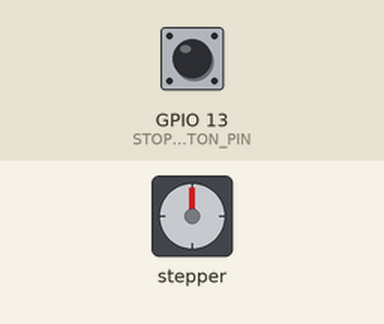
Recording of a program running on a simulated ESP32-S3. On the bench: stepper motor. Inputs (shaded band) come from the test bench; at power-on: GPIO 13 (STOP_BUTTON_PIN) HIGH. Stepper angles assume 200 steps per turn. At 9.3 s the program stops and its outputs stay as they are.

Above: at 0.15 s.
At 0.75 s:
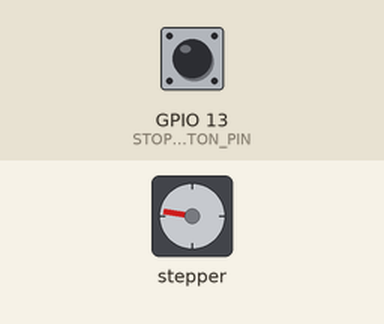
At 1.25 s:
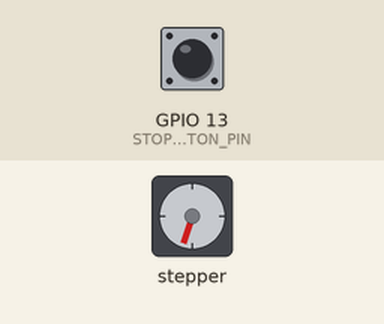
1.3 s: GPIO 13 (STOP_BUTTON_PIN) pulled LOW for 0.15 s
Timing chart, 0 to 10.8 s (numbered marks = the images above; inputs shaded):
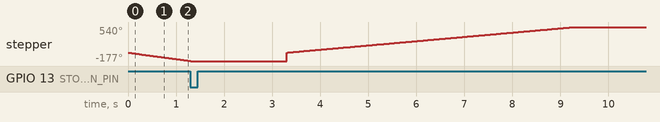

The program:

main.cpp
```cpp
#include <AccelStepper.h>

#define DRIVER 1
#define STEP_PIN 5
#define DIR_PIN 6
#define STOP_BUTTON_PIN 13

AccelStepper stepper(DRIVER, STEP_PIN, DIR_PIN);

// Normal running speed (constant)
float forwardSpeed = -80.0;

// Fast speed for special 1.5-turn move
float reverseSpeed = 50.0;

// Set this to your motor's steps per revolution
const int STEPS_PER_REV = 200;

// Dynamic 1.5-turn distance
const int SPECIAL_STEPS = STEPS_PER_REV * 1.5;

void setup() {
  pinMode(STOP_BUTTON_PIN, INPUT_PULLUP);  // Button connects to GND
  stepper.setMaxSpeed(100);
  stepper.setSpeed(forwardSpeed);
}

void loop() {

  // Normal spinning until button is pressed
  if (digitalRead(STOP_BUTTON_PIN) == LOW) {

    // Stop immediately
    // (Just don't call runSpeed)
    delay(2000);  // Wait 2 seconds

    // Reset step counter
    stepper.setCurrentPosition(0);

    // Move opposite direction at a faster constant speed
    stepper.setSpeed(reverseSpeed);

    // Run until exactly 1.5 turns have completed
    while (abs(stepper.currentPosition()) < SPECIAL_STEPS) {
      stepper.runSpeed();
    }

    // ---- STOP FOREVER AFTER THE BACK MOVE ----
    while (true) {
      // Do nothing, hold position
    }
  }

  // Normal continuous rotation
  stepper.runSpeed();
}
```
